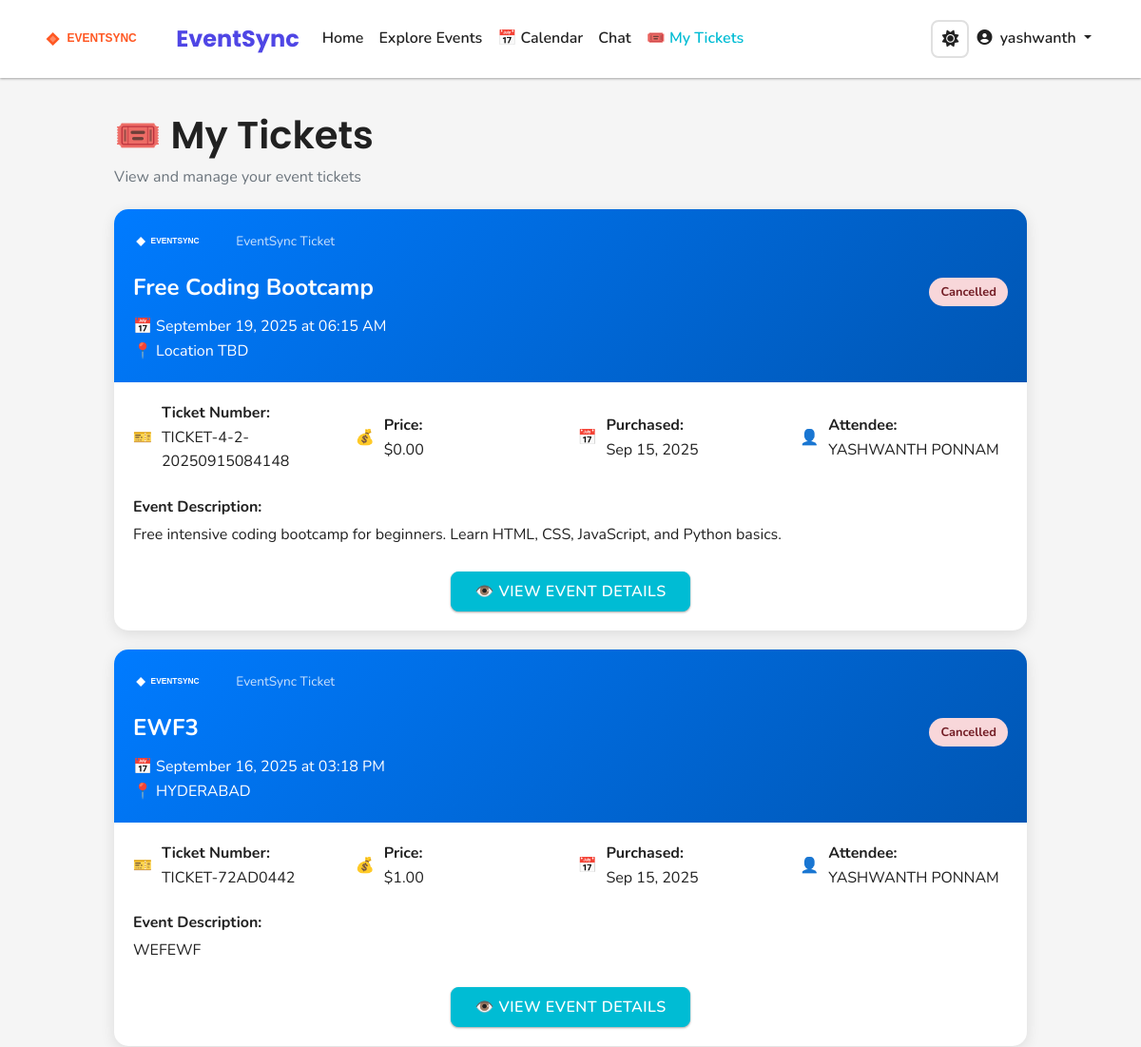
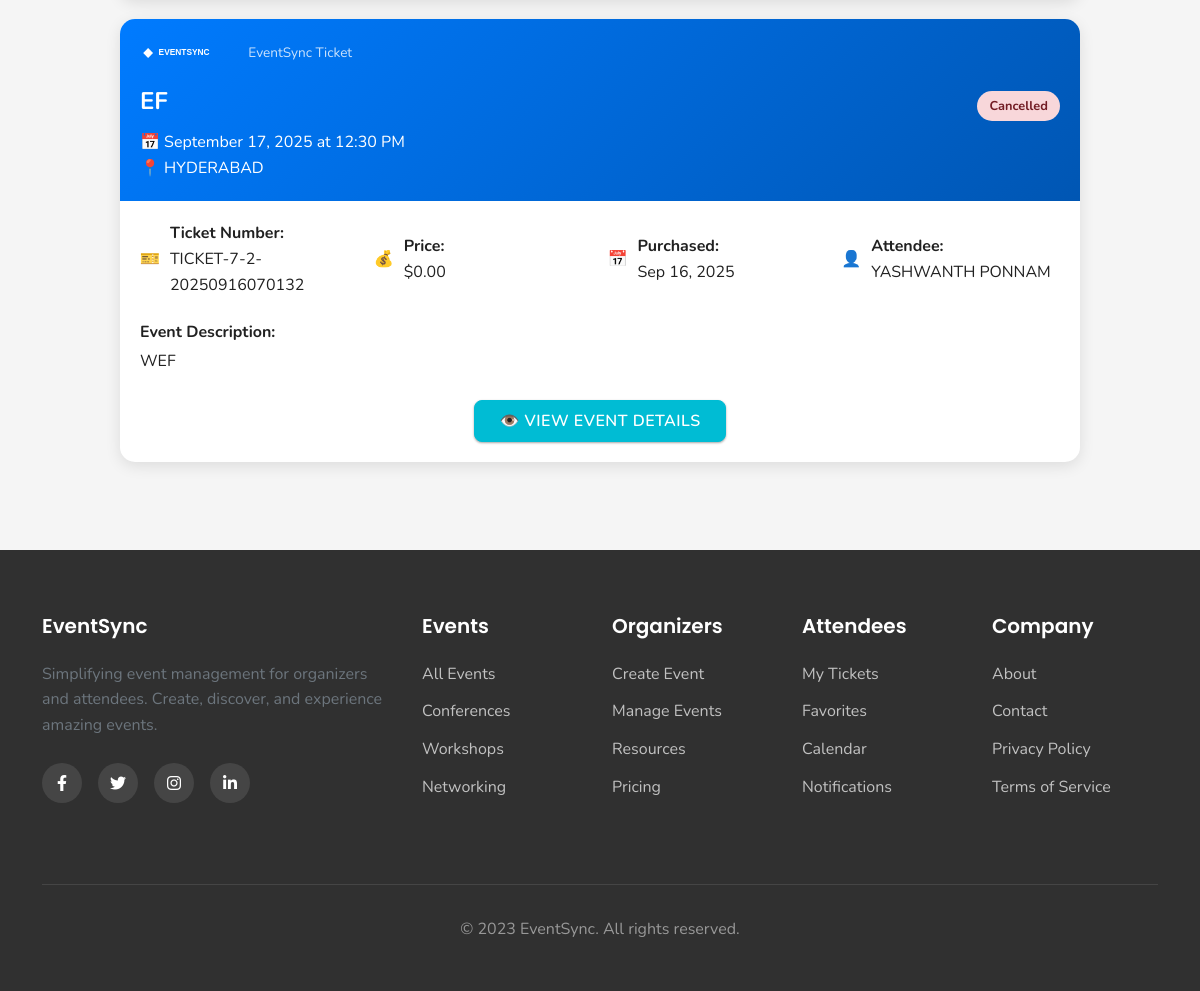
The page /tickets/my-tickets (signed in) on the database its author committed (2 pictures, top to bottom).
### models.py (models this page shows, shortened)
class User(UserMixin, db.Model):
    id = db.Column(db.Integer, primary_key=True)
    username = db.Column(db.String(64), unique=True, nullable=False)
    email = db.Column(db.String(120), unique=True, nullable=False)
    password_hash = db.Column(db.String(256), nullable=False)
    user_type = db.Column(db.Enum(UserType), nullable=False)
    full_name = db.Column(db.String(120))
    phone = db.Column(db.String(20))
    created_at = db.Column(db.DateTime, default=datetime.utcnow)
    organized_events = db.relationship('Event', backref='organizer', lazy='dynamic')
    tickets = db.relationship('Ticket', backref='attendee', lazy='dynamic')
    skills = db.relationship('UserSkill', backref='user', lazy='dynamic', cascade="all, delete-orphan")
    interests = db.relationship('UserInterest', backref='user', lazy='dynamic', cascade="all, delete-orphan")
    led_teams = db.relationship('Team', foreign_keys='Team.leader_id', backref='team_leader', lazy='dynamic')
    team_memberships = db.relationship('TeamMember', backref='member', lazy='dynamic', cascade="all, delete-orphan")
    recommendations = db.relationship('AIRecommendation', backref='recommended_user', lazy='dynamic', cascade="all, delete-orphan")
    badges = db.relationship('UserBadge', backref='badge_owner', lazy='dynamic', cascade="all, delete-orphan")
    integrations = db.relationship('Integration', backref='integration_owner', lazy='dynamic', cascade="all, delete-orphan")
    collaboration_messages = db.relationship('CollaborationMessage', backref='sender', lazy='dynamic', cascade="all, delete-orphan")
    feedback_given = db.relationship('EventFeedback', backref='reviewer', lazy='dynamic', cascade="all, delete-orphan")
    def is_organizer(self):
        return self.user_type == UserType.ORGANIZER
    def is_attendee(self):
        return self.user_type == UserType.ATTENDEE

class Event(db.Model):
    id = db.Column(db.Integer, primary_key=True)
    title = db.Column(db.String(120), nullable=False)
    description = db.Column(db.Text)
    category = db.Column(db.Enum(EventCategory), default=EventCategory.OTHER)
    event_type = db.Column(db.Enum(EventType), default=EventType.IN_PERSON)
    location = db.Column(db.String(120))
    virtual_link = db.Column(db.String(255))  # For virtual/hybrid events
    start_date = db.Column(db.DateTime, nullable=False)
    end_date = db.Column(db.DateTime, nullable=False)
    image_url = db.Column(db.String(255))  # URL to event image
    max_attendees = db.Column(db.Integer, default=0)  # 0 means unlimited
    price = db.Column(db.Float, default=0.0)  # 0 means free
    created_at = db.Column(db.DateTime, default=datetime.utcnow)
    organizer_id = db.Column(db.Integer, db.ForeignKey('user.id'), nullable=False)
    requires_team = db.Column(db.Boolean, default=False)  # For hackathons/competitions
    max_team_size = db.Column(db.Integer, default=1)
    min_team_size = db.Column(db.Integer, default=1)
    skill_level = db.Column(db.Enum(SkillLevel))
    tags = db.Column(db.Text)  # JSON string of tags
    sustainability_score = db.Column(db.Float, default=0.0)
    carbon_footprint = db.Column(db.Float, default=0.0)  # kg CO2 equivalent
    has_live_streaming = db.Column(db.Boolean, default=False)
    has_interactive_features = db.Column(db.Boolean, default=False)
    enable_collaboration = db.Column(db.Boolean, default=False)
    upi_id = db.Column(db.String(255), nullable=True)  # UPI ID for payments
    payment_mobile = db.Column(db.String(15), nullable=True)  # Mobile number for payments
    payment_qr_code = db.Column(db.Text, nullable=True)  # Generated QR code data
    accept_upi_payments = db.Column(db.Boolean, default=False)  # Enable UPI payments
    payment_instructions = db.Column(db.Text, nullable=True)  # Custom payment instructions
    tickets = db.relationship('Ticket', backref='event', lazy='dynamic', cascade="all, delete-orphan")
    teams = db.relationship('Team', backref='event', lazy='dynamic', cascade="all, delete-orphan")
    analytics = db.relationship('EventAnalytics', backref='event', uselist=False, cascade="all, delete-orphan")
    collaboration_rooms = db.relationship('CollaborationRoom', backref='event', lazy='dynamic', cascade="all, delete-orphan")

class Ticket(db.Model):
    id = db.Column(db.Integer, primary_key=True)
    event_id = db.Column(db.Integer, db.ForeignKey('event.id'), nullable=False)
    attendee_id = db.Column(db.Integer, db.ForeignKey('user.id'), nullable=False)
    status = db.Column(db.Enum(TicketStatus), default=TicketStatus.RESERVED)
    ticket_number = db.Column(db.String(20), unique=True, nullable=False)
    created_at = db.Column(db.DateTime, default=datetime.utcnow)
    paid_at = db.Column(db.DateTime)

### ticket_routes.py (the view)
@ticket_bp.route('/my-tickets')
@login_required
def my_tickets():
    if current_user.user_type.value != 'attendee':
        flash('This page is for attendees only.', 'error')
        return redirect(url_for('index'))
    tickets = Ticket.query.filter_by(attendee_id=current_user.id).all()
    tickets_data = []
    for ticket in tickets:
        event = Event.query.get(ticket.event_id)
        if event:
            tickets_data.append({
                'ticket': ticket,
                'event': event,
                'can_download': True
            })
    return render_template('tickets/my_tickets_simple.html',
                         tickets_data=tickets_data,
                         title='My Tickets')

### templates/tickets/my_tickets_simple.html (shortened to what this page needs)
{% extends "layout.html" %}
{% block content %}
<div class="tickets-container">
    <h1>🎟️ My Tickets</h1>
    <p class="text-muted">View and manage your event tickets</p>
    {% if tickets_data %}
    {% for ticket_data in tickets_data %}
    {% set event = ticket_data.event %}
    {% set ticket = ticket_data.ticket %}
    <div class="ticket-card">
        <div class="ticket-header">
            <div style="display: flex; align-items: center; gap: 15px; margin-bottom: 15px;">
                <img src="{{ url_for('static', filename='images/eventsync-logo.svg') }}" alt="EventSync" style="height: 28px; filter: brightness(0) invert(1);">
                <div style="color: rgba(255,255,255,0.8); font-size: 0.85em;">EventSync Ticket</div>
            </div>
            <div class="d-flex justify-content-between align-items-center">
                <div class="event-title">{{ event.title }}</div>
                <div class="status-badge status-{{ ticket.status.value.lower() }}">
                    {{ ticket.status.value }}
                </div>
            </div>
            <div class="event-details">
                <div>📅 {{ event.start_date.strftime('%B %d, %Y at %I:%M %p') }}</div>
                <div>📍 {{ event.location or 'Location TBD' }}</div>
            </div>
        </div>
        <div class="ticket-body">
            <div class="ticket-info">
                <div class="info-item">
                    <span>🎫</span>
                    <div>
                        <strong>Ticket Number:</strong><br>
                        {{ ticket.ticket_number }}
                    </div>
                </div>
                <div class="info-item">
                    <span>💰</span>
                    <div>
                        <strong>Price:</strong><br>
                        ${{ "%.2f"|format(event.price) }}
                    </div>
                </div>
                <div class="info-item">
                    <span>📅</span>
                    <div>
                        <strong>Purchased:</strong><br>
                        {{ ticket.created_at.strftime('%b %d, %Y') }}
                    </div>
                </div>
                <div class="info-item">
                    <span>👤</span>
                    <div>
                        <strong>Attendee:</strong><br>
                        {{ current_user.full_name or current_user.username }}
                    </div>
                </div>
            </div>
            {% if event.description %}
            <div class="event-description">
                <strong>Event Description:</strong>
                <p>{{ event.description[:200] }}{% if event.description|length > 200 %}...{% endif %}</p>
            </div>
            {% endif %}
            <div class="text-center mt-3">
                <a href="{{ url_for('attendee_events') }}" class="btn btn-primary">
                    👁️ View Event Details
                </a>
            </div>
        </div>
    </div>
    {% endfor %}
    {% endif %}
</div>
{% endblock %}

### templates/layout.html (shortened to what this page needs)
<!DOCTYPE html>
<html lang="en">
<head>
  <link href="https://cdn.jsdelivr.net/npm/bootstrap@5.2.3/dist/css/bootstrap.min.css" rel="stylesheet">
  <link rel="stylesheet" href="https://cdnjs.cloudflare.com/ajax/libs/font-awesome/6.4.0/css/all.min.css">
  <link rel="stylesheet" href="{{ url_for('static', filename='css/styles.css') }}">
    <link rel="stylesheet" href="{{ url_for('static', filename='css/pwa.css') }}">
    <link rel="stylesheet" href="{{ url_for('static', filename='css/webrtc-calling.css') }}">
  {% if current_user.is_authenticated and current_user.is_organizer() %}
  <link rel="stylesheet" href="{{ url_for('static', filename='css/organizer.css') }}">
  {% elif current_user.is_authenticated and current_user.is_attendee() %}
  <link rel="stylesheet" href="{{ url_for('static', filename='css/attendee.css') }}">
  {% endif %}
</head>
<body>
  <nav class="navbar navbar-expand-lg navbar-light bg-white shadow-sm">
    <div class="container">
<a class="navbar-brand d-flex align-items-center" href="{{ url_for('index') }}">
        <img src="{{ url_for('static', filename='images/eventsync-logo.svg') }}" alt="EventSync Logo" style="height: 40px;">
        <span class="ms-2 fw-bold" style="font-size: 1.5rem; color: #4F46E5;">EventSync</span>
      </a>
      <div class="collapse navbar-collapse" id="navbarContent">
        <ul class="navbar-nav me-auto mb-2 mb-lg-0">
          <li class="nav-item">
            <a class="nav-link {% if request.endpoint == 'index' %}active{% endif %}" href="{{ url_for('index') }}">Home</a>
          </li>
          <li class="nav-item">
            <a class="nav-link {% if request.endpoint == 'attendee_events' %}active{% endif %}" href="{{ url_for('attendee_events') }}">Explore Events</a>
          </li>
          <li class="nav-item">
            <a class="nav-link {% if request.endpoint == 'calendar.calendar' %}active{% endif %}" href="{{ url_for('calendar.calendar') }}">📅 Calendar</a>
          </li>
          {% if current_user.is_authenticated %}
          <li class="nav-item">
            <a class="nav-link {% if request.endpoint == 'chat_index' %}active{% endif %}" href="{{ url_for('chat_index') }}">Chat</a>
          </li>
          {% endif %}
          {% if current_user.is_authenticated %}
            {% if current_user.is_organizer() %}
              <li class="nav-item">
                <a class="nav-link {% if request.endpoint == 'organizer_dashboard' %}active{% endif %}" href="{{ url_for('organizer_dashboard') }}">Dashboard</a>
              </li>
              <li class="nav-item">
                <a class="nav-link {% if request.endpoint == 'manage_events' %}active{% endif %}" href="{{ url_for('manage_events') }}">My Events</a>
              </li>
              <li class="nav-item">
                <a class="nav-link {% if request.endpoint == 'create_event' %}active{% endif %}" href="{{ url_for('create_event') }}">Create Event</a>
              </li>
              <li class="nav-item">
                <a class="nav-link {% if request.endpoint == 'admin_dashboard' %}active{% endif %}" href="{{ url_for('admin_dashboard') }}">Admin</a>
              </li>
              <li class="nav-item">
                <a class="nav-link {% if request.endpoint == 'pwa_test' %}active{% endif %}" href="{{ url_for('pwa_test') }}">PWA Test</a>
              </li>
              <li class="nav-item">
                <a class="nav-link {% if request.endpoint == 'webrtc_demo' %}active{% endif %}" href="{{ url_for('webrtc_demo') }}">Video Calls</a>
              </li>
              <li class="nav-item">
                <a class="nav-link {% if request.endpoint == 'tickets.check_in_page' %}active{% endif %}" href="{{ url_for('tickets.check_in_page') }}">🎫 Check-in</a>
              </li>
              <li class="nav-item">
                <a class="nav-link {% if request.endpoint == 'analytics.analytics_dashboard' %}active{% endif %}" href="{{ url_for('analytics.analytics_dashboard') }}">📊 Analytics</a>
              </li>
            {% elif current_user.is_attendee() %}
              <li class="nav-item">
                <a class="nav-link {% if request.endpoint == 'tickets.my_tickets' %}active{% endif %}" href="{{ url_for('tickets.my_tickets') }}">🎟️ My Tickets</a>
              </li>
            {% endif %}
          {% endif %}
        </ul>
        <ul class="navbar-nav ms-auto mb-2 mb-lg-0">
          <li class="nav-item d-flex align-items-center">
            <button class="theme-toggle" id="theme-toggle" aria-label="Toggle theme">
              <i class="fas fa-sun" id="theme-icon"></i>
            </button>
          </li>
          {% if current_user.is_authenticated %}
            <li class="nav-item dropdown">
              <a class="nav-link dropdown-toggle" href="#" id="userDropdown" role="button" data-bs-toggle="dropdown" aria-expanded="false">
                <i class="fas fa-user-circle me-1"></i> {{ current_user.username }}
              </a>
            </li>
          {% endif %}
        </ul>
      </div>
    </div>
  </nav>
  <main>
    {% block content %}{% endblock %}
  </main>
  <footer class="footer mt-5">
    <div class="container">
      <div class="row">
        <div class="col-lg-4 mb-4">
          <h5>EventSync</h5>
          <p class="text-muted">Simplifying event management for organizers and attendees. Create, discover, and experience amazing events.</p>
          <div class="footer-social">
            <a href="#" aria-label="Facebook"><i class="fab fa-facebook-f"></i></a>
            <a href="#" aria-label="Twitter"><i class="fab fa-twitter"></i></a>
            <a href="#" aria-label="Instagram"><i class="fab fa-instagram"></i></a>
            <a href="#" aria-label="LinkedIn"><i class="fab fa-linkedin-in"></i></a>
          </div>
        </div>
        <div class="col-lg-2 col-md-4 col-6 mb-4">
          <h5>Events</h5>
          <ul class="footer-links">
            <li><a href="{{ url_for('attendee_events') }}">All Events</a></li>
            <li><a href="{{ url_for('attendee_events', category='CONFERENCE') }}">Conferences</a></li>
            <li><a href="{{ url_for('attendee_events', category='WORKSHOP') }}">Workshops</a></li>
            <li><a href="{{ url_for('attendee_events', category='NETWORKING') }}">Networking</a></li>
          </ul>
        </div>
        <div class="col-lg-2 col-md-4 col-6 mb-4">
          <h5>Organizers</h5>
          <ul class="footer-links">
            <li><a href="{{ url_for('create_event') }}">Create Event</a></li>
            <li><a href="{{ url_for('manage_events') }}">Manage Events</a></li>
            <li><a href="#">Resources</a></li>
            <li><a href="#">Pricing</a></li>
          </ul>
        </div>
        <div class="col-lg-2 col-md-4 col-6 mb-4">
          <h5>Attendees</h5>
          <ul class="footer-links">
            <li><a href="{{ url_for('my_tickets') }}">My Tickets</a></li>
            <li><a href="#">Favorites</a></li>
            <li><a href="#">Calendar</a></li>
            <li><a href="#">Notifications</a></li>
          </ul>
        </div>
        <div class="col-lg-2 col-md-4 col-6 mb-4">
          <h5>Company</h5>
          <ul class="footer-links">
            <li><a href="#">About</a></li>
            <li><a href="#">Contact</a></li>
            <li><a href="#">Privacy Policy</a></li>
            <li><a href="#">Terms of Service</a></li>
          </ul>
        </div>
      </div>
      <div class="footer-bottom">
        <p>&copy; 2023 EventSync. All rights reserved.</p>
      </div>
    </div>
  </footer>
</body>
</html>

### rows shown on the page
User: username "yashwanth", full_name "YASHWANTH PONNAM" "YASHWANTH PONNAM" "YASHWANTH PONNAM"
Event: title "Free Coding Bootcamp", start_date "September 19, 2025 at 06:15 AM", location "Location TBD", price "0.00", description "Free intensive coding bootcamp for beginners. Learn HTML, CSS, JavaScript, and Python basics."
Ticket: status.value "Cancelled", ticket_number "TICKET-4-2-20250915084148", created_at "Sep 15, 2025"
Event: title "EWF3", start_date "September 16, 2025 at 03:18 PM", location "HYDERABAD", price "1.00", description "WEFEWF"
Ticket: status.value "Cancelled", ticket_number "TICKET-72AD0442", created_at "Sep 15, 2025"
Event: title "EF", start_date "September 17, 2025 at 12:30 PM", location "HYDERABAD", price "0.00", description "WEF"
Ticket: status.value "Cancelled", ticket_number "TICKET-7-2-20250916070132", created_at "Sep 16, 2025"
